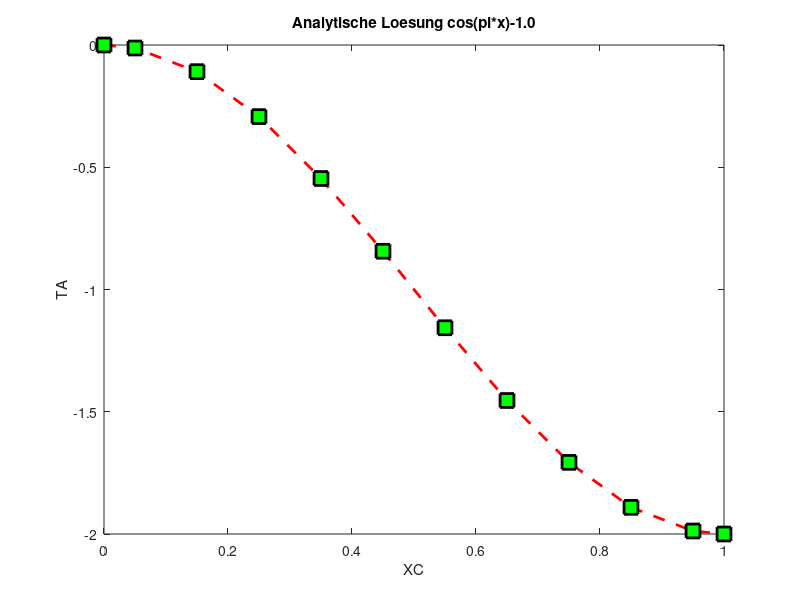
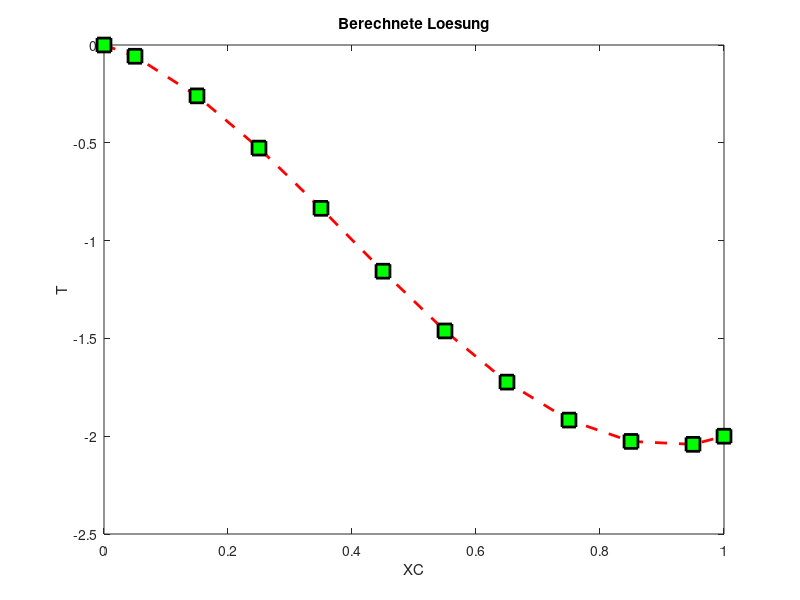
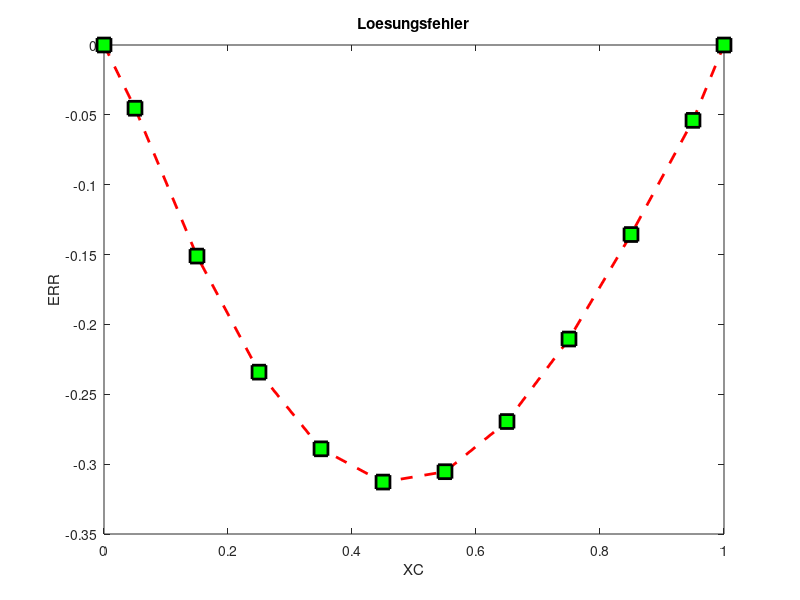
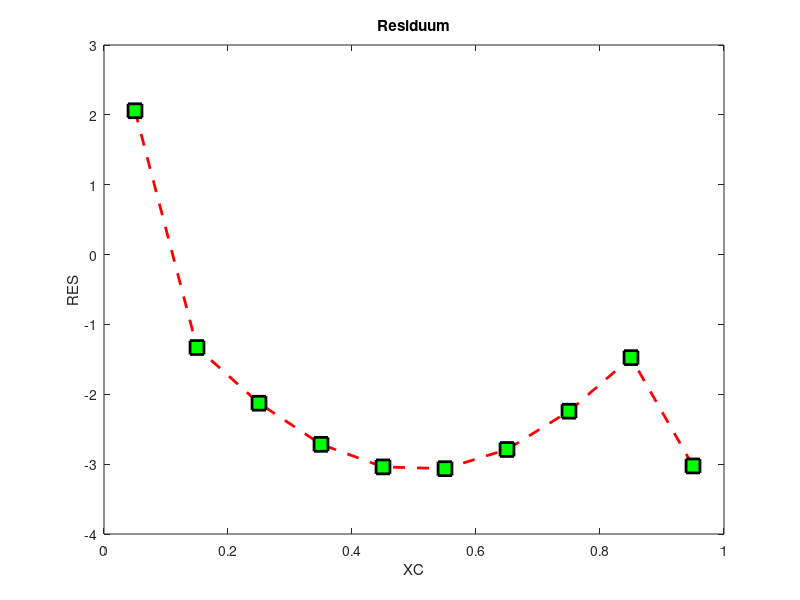

The MATLAB source for these figures, in order:
clc
clear all
close all

SOL=@(x)cos(pi*x)-1.0;
BETA=0.5
DIF=1.0;
KONV=1.0;
BV1=SOL(0);
BV2=SOL(1);
XMIN=0.0;
XMAX=1.0;
N=11;

X=zeros(1,N+1);     %Gittereckkoordinaten
XC=zeros(1,N+1);    %Gitterzentren
B=zeros(1,N+1);     %Rechte Seite
b=zeros(1,N-1);     %Rechte Seite
RES=zeros(1,N-1);   %Residuum
A=zeros(N-1,N-1);   %Systemmatrix
T=zeros(1,N+1);     %Lösungsvektor
TA=zeros(1,N+1);    %Analytische Lösung
TE=zeros(1,N+1);    %Lösungsfehler
AE=zeros(1,N+1);
AW=zeros(1,N+1);
AP=zeros(1,N+1);
TE=zeros(1,N-1);

% Gitter
% Gitterabstand
DX=(XMAX-XMIN)/(N-1);

% Gittereckkoordinaten
X(1)=XMIN;
for i=2:N
    X(i)=X(i-1)+DX;
end
X(N+1)=XMAX;

% Gitterzellzentren 
XC(1)=XMIN;
for i=2:N
    XC(i)=X(i-1)+DX/2;
end
XC(N+1)=XMAX;


%%%%%%%%%%%%%%%%%%%%%%%%%%%%%%%%%%%%%%%%%%%%%%%%%%%%%%%%%%%%%%%%%%%%%%%%%%%
%%% ANALYTISCHE LÖSUNG 
%%%%%%%%%%%%%%%%%%%%%%%%%%%%%%%%%%%%%%%%%%%%%%%%%%%%%%%%%%%%%%%%%%%%%%%%%%%

for i=1:N+1
    TA(i)=SOL(XC(i));
end
figure(1)
plot(XC,TA,'--rs','LineWidth',2,...
                'MarkerEdgeColor','k',...
                'MarkerFaceColor','g',...
                'MarkerSize',10)

xlabel('XC')
ylabel('TA')
title('Analytische Loesung cos(pi*x)-1.0')

%%%%%%%%%%%%%%%%%%%%%%%%%%%%%%%%%%%%%%%%%%%%%%%%%%%%%%%%%%%%%%%%%%%%%%%%%%%
%%% LÖSUNG DIFFUSIONSGLEICHUNG
%%%%%%%%%%%%%%%%%%%%%%%%%%%%%%%%%%%%%%%%%%%%%%%%%%%%%%%%%%%%%%%%%%%%%%%%%%%

%%% DISKRETISIERUNG IM INNEREN DES GEBIETES
for i=2:N-1
    DXPE=XC(i+1)-XC(i);
    DXC=X(i+1)-X(i);
    AE(i)=DIF/(DXPE*DXC)+KONV/(2*DXC);
    AW(i+1)=DIF/(DXPE*DXC)-KONV/(2*DXC);
end

for i=2:N
    AP(i)=(-AE(i)-AW(i));
end

%%% WEST BOUNDARY
D=DIF/((XC(2)-XC(1))*(X(2)-X(1)));
AP(2)=AP(2)-D;
B(2) =B(2) -D*BV1;

%%% EAST BOUNDARY
D=DIF/((XC(N+1)-XC(N))*(X(N)-X(N-1)));
AP(N)=AP(N)-D;
B(N) =B(N) -D*BV2;

%%% QUELLTERM
for i=2:N
    B(i)=B(i)-DIF*pi^2*cos(pi*XC(i));
end

%%% Systemmatrix belegen
% Hauptdiagonale
for i=2:N
    j=i-1;
    A(j,j)=AP(i);
    b(j,1)=B(i);
end
for i=3:N
    j=i-1;
    A(j,j-1)=AW(i);
end
for i=2:N-1
    j=i-1;
    A(j,j+1)=AE(i);
end

%%% LÖSUNG BESTIMMEN
t=A\b;

for i=2:N
   j=i-1;
   T(i)=t(j);
end
T(1)=BV1;
T(N+1)=BV2;

figure(2)
plot(XC,T,'--rs','LineWidth',2,...
                'MarkerEdgeColor','k',...
                'MarkerFaceColor','g',...
                'MarkerSize',10)

xlabel('XC')
ylabel('T')
title('Berechnete Loesung')


%%%%%%%%%%%%%%%%%%%%%%%%%%%%%%%%%%%%%%%%%%%%%%%%%%%%%%%%%%%%%%%%%%%%%%%%%%%
%%% LÖSUNGFEHLER BERECHNEN
%%%%%%%%%%%%%%%%%%%%%%%%%%%%%%%%%%%%%%%%%%%%%%%%%%%%%%%%%%%%%%%%%%%%%%%%%%%

SERR=0.0;
for i=1:N+1
    ERR(i)=T(i)-TA(i);
    SERR=SERR+ERR(i)^2;
end
SERR=sqrt(SERR/(N-1));

figure(3)
plot(XC,ERR,'--rs','LineWidth',2,...
                'MarkerEdgeColor','k',...
                'MarkerFaceColor','g',...
                'MarkerSize',10)

xlabel('XC')
ylabel('ERR')
title('Loesungsfehler')

fprintf('Summierter Fehler %16.10e \n', SERR);

%%%%%%%%%%%%%%%%%%%%%%%%%%%%%%%%%%%%%%%%%%%%%%%%%%%%%%%%%%%%%%%%%%%%%%%%%%%
%%% ORDNUNG  BESTIMMEN
%%%%%%%%%%%%%%%%%%%%%%%%%%%%%%%%%%%%%%%%%%%%%%%%%%%%%%%%%%%%%%%%%%%%%%%%%%%
ERR5=5.2635094386e-02;
ERR10=1.0155137137e-02;
ERR20=2.2682751396e-03;
ERR40=5.3782243837e-04; 
op=log((ERR5)/(ERR10))/log(2);
fprintf('Ordnung des Verfahrens %16.10e \n',op  );
op=log((ERR10)/(ERR20))/log(2);
fprintf('Ordnung des Verfahrens %16.10e \n',op  );
op=log((ERR20)/(ERR40))/log(2);
fprintf('Ordnung des Verfahrens %16.10e \n',op  );

%%%%%%%%%%%%%%%%%%%%%%%%%%%%%%%%%%%%%%%%%%%%%%%%%%%%%%%%%%%%%%%%%%%%%%%%%%%
%%% RESIDUUM BERECHNEN
%%%%%%%%%%%%%%%%%%%%%%%%%%%%%%%%%%%%%%%%%%%%%%%%%%%%%%%%%%%%%%%%%%%%%%%%%%%

for i=2:N
    j=i-1;
    t(j)=SOL(XC(i));
end

RES=A*t-b;
% RES(1)=0.0;
% RES(N+1)=0.0;

figure(4)
plot(XC(2:N),RES(:,1),'--rs','LineWidth',2,...
    'MarkerEdgeColor','k',...
    'MarkerFaceColor','g',...
    'MarkerSize',10)

xlabel('XC')
ylabel('RES')
title('Residuum')

%%%%%%%%%%%%%%%%%%%%%%%%%%%%%%%%%%%%%%%%%%%%%%%%%%%%%%%%%%%%%%%%%%%%%%%%%%%
%%% TRUNCATION ERROR BERECHNEN
%%%%%%%%%%%%%%%%%%%%%%%%%%%%%%%%%%%%%%%%%%%%%%%%%%%%%%%%%%%%%%%%%%%%%%%%%%%

for i=3:N-2-1
  DX = X(i+1)-X(i);
  TE_source = DX/24*(SOL(XC(i+1))-2*SOL(XC(i))+SOL(XC(i-1)));
  TE_e = (t(i+2) - 3*t(i+1) + 3*t(i) - t(i-1)) / (24*DX);
  TE_w = (t(i+1) - 3*t(i) + 3*t(i-1) - t(i-2)) / (24*DX);
  TE(i) = TE_source + TE_e - TE_w;
end

% TE Sonderfälle für Randvolumen
%i=2;
%DX = X(i+1)-X(i);
%TE(i) = (DX/24 * (SOL(XC(i+1)) - 2*SOL(XC(i)) + SOL(XC(i-1))))... % TE_source
      %+ ((t(i+2)-3*t(i+1)+3*t(i)-t(i-1))/(24*DX))... % TE_e
      %- ((t(i+1)-3*t(i)+4*t(i-1)-2*SOL(XMIN))/(24*DX)); % TE_w

%i = N-2;
%TE(i) = (DX/24 * (SOL(XC(i+1)) - 2*SOL(XC(i)) + SOL(XC(i-1))))... % TE_source
      %+ ((2*SOL(XMAX)-4*t(i+1)+3*t(i)-t(i-1))/(24*DX))... % TE_e
      %- ((t(i+1)-3*t(i)+3*t(i-1)-t(i-2))/(24*DX)); % TE_w

figure(5)
plot(TE,'--rs','LineWidth',2,...
    'MarkerEdgeColor','k',...
    'MarkerFaceColor','g',...
    'MarkerSize',10)
title('Truncation Error')
